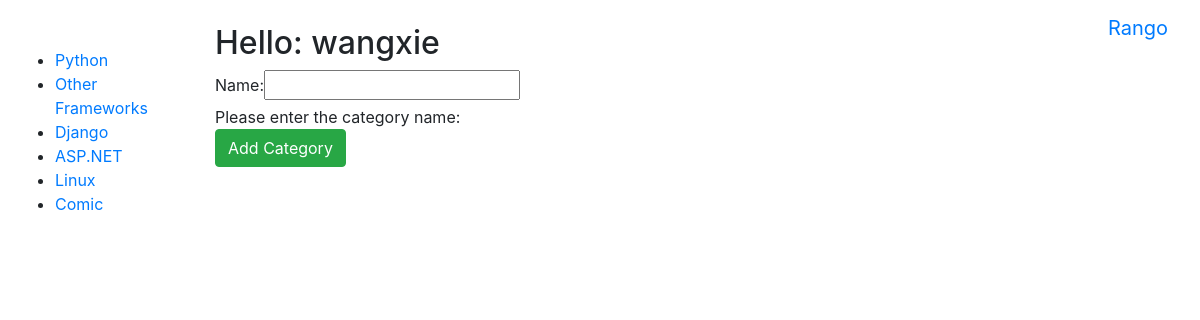
Page /rango/add_category/ (signed in) on the committed database.
### rango/models.py (models this page shows, shortened)
class Category(models.Model):
	name = models.CharField(max_length=128, unique=True)
	views = models.IntegerField(default=0)
	likes = models.IntegerField(default=0)
	slug = models.SlugField(blank=True)
	class Meta:
		verbose_name_plural = 'Categories'

### rango/views.py (the view, shortened to what this page needs)
@login_required
def add_category(request):
	form = CategoryForm()
	return render(request, 'rango/add_category.html', {'form': form})

### rango/forms.py
class CategoryForm(forms.ModelForm):
	name = forms.CharField(max_length=128,
						   help_text="Please enter the category name:")
	views = forms.IntegerField(widget=forms.HiddenInput(), initial=0)
	likes = forms.IntegerField(widget=forms.HiddenInput(), initial=0)
	slug = forms.CharField(widget=forms.HiddenInput(), required=False)
	class Meta:
		model = Category
		fields = ('name',)

### rango/templatetags/rango_template_tags.py (called while the page is built)
@register.inclusion_tag('rango/cats.html')
def get_category_list(cat=None):
	return {'cats': Category.objects.all(),
		'act_cat': cat}

### templates/rango/add_category.html (shortened to what this page needs)
{% extends 'rango/base.html' %}
{% load staticfiles %}
{% load bootstrap_toolkit %}
{% block body_block %}
	<div>
	{% if user.is_authenticated %}
		<h2>Hello: {{ user.username }}</h2>
	{% endif %}
		<form id="category_form" method="post" action="{% url 'rango:add_category' %}">
			{{ form|as_bootstrap }}
			<br>
			<button class="btn btn-success" type="submit" name="submit">Add Category</button>
	</div>
{% endblock %}

### templates/rango/cats.html
<ul>
{% if cats %}
	{% for c in cats %}
		{% if c == act_cat %}
			<li>
			<strong>
				<a href="{% url 'rango:show_category' c.slug %}">{{ c.name }}</a>
			</strong>
			</li>
		{% else %}
			<li>
				<a href="{% url 'rango:show_category' c.slug %}">{{ c.name }}</a>
			</li>
		{% endif %}
	{% endfor %}
{% else %}
	<li><strong>There are no categories present.</strong></li>
{% endif %}
</ul>

### rows in the picture
Category: name "Python"
Category: name "Other Frameworks"
Category: name "Django"
Category: name "ASP.NET"
Category: name "Linux"
Category: name "Comic"

### other values in the picture
{{ user.username }} "wangxie"
